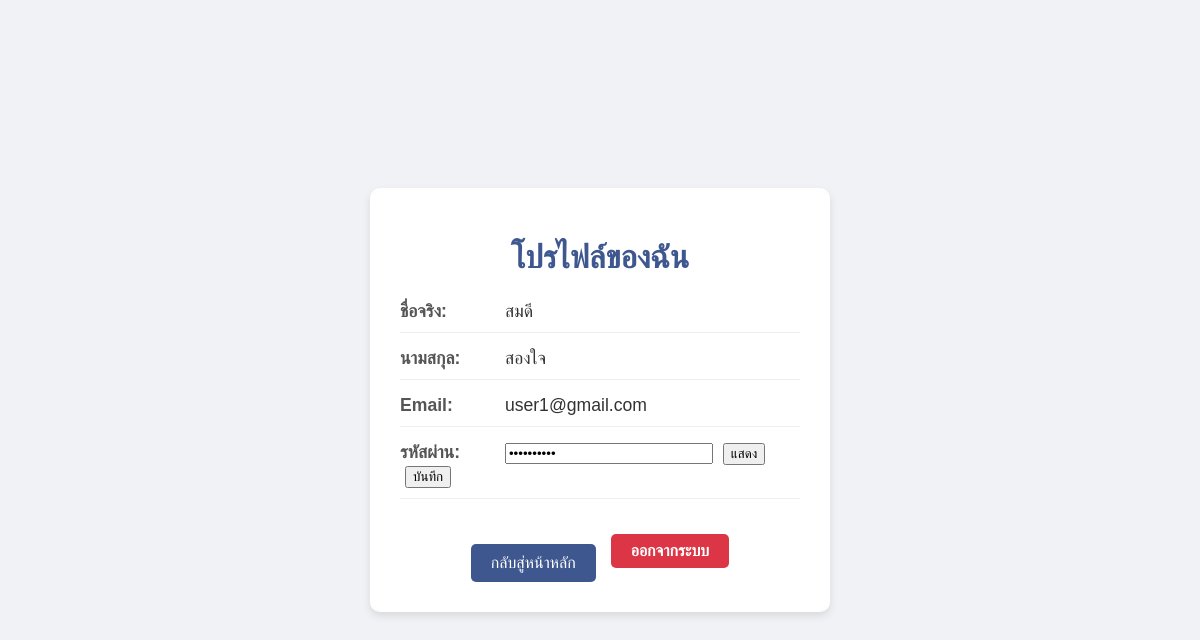
/profile.php (signed in), run on the app's committed database.
### tables this page shows
CREATE TABLE `member` (
  `Email_member` varchar(30) NOT NULL,
  `Password` varchar(255) DEFAULT NULL,
  `Title_name` varchar(6) DEFAULT NULL,
  `First_name` varchar(50) DEFAULT NULL,
  `Last_name` varchar(50) DEFAULT NULL,
  `Gender` varchar(4) DEFAULT NULL,
  `Phone_number` varchar(10) DEFAULT NULL
);

### profile.php (the view, shortened to what this page needs)
<?php
include 'db.php';
$Email_member = $_SESSION['email'];
$password_value = "**********";
$should_show_password = false;
$sql = "SELECT First_name, Last_name, Email_member FROM member WHERE Email_member = ?";
$stmt = $conn->prepare($sql);
$stmt->bind_param("s", $Email_member);
$stmt->execute();
$result = $stmt->get_result();
if ($result->num_rows > 0) {
    $row = $result->fetch_assoc();
    $First_name = $row['First_name'];
    $Last_name = $row['Last_name'];
    $Email_member = $row['Email_member'];
} else {
    die("ไม่พบข้อมูลผู้ใช้");
}
?>
<!DOCTYPE html>
<html lang="th">
<head>
<link rel="stylesheet" href="profile.css">
</head>
<body>
<div class="profile-container">
    <h1>โปรไฟล์ของฉัน</h1>
    <div class="profile-info">
        <p><strong>ชื่อจริง:</strong> <?= htmlspecialchars($First_name) ?></p>
        <p><strong>นามสกุล:</strong> <?= htmlspecialchars($Last_name) ?></p>
        <p><strong>Email:</strong> <?= htmlspecialchars($Email_member) ?></p>
        <form method="post">
            <p><strong>รหัสผ่าน:</strong>
                <input type="<?= $should_show_password ? 'text' : 'password' ?>" id="passwordField" name="new_password"
                       value="<?= htmlspecialchars($password_value) ?>" pattern="[0-9]+" title="กรุณากรอกตัวเลขเท่านั้น"
                       oninput="this.value=this.value.replace(/[^0-9]/g,'')" required>
                <button type="button" id="toggleBtn"><?= $should_show_password ? 'ซ่อน' : 'แสดง' ?></button>
                <button type="submit">บันทึก</button>
            </p>
        </form>
    </div>
    <div class="navigation-links">
        <a href="home.php" class="back-link">กลับสู่หน้าหลัก</a>
        <a href="./index.php" class="logout-link">ออกจากระบบ</a>
    </div>
</div>
</body>
</html>

### profile.css (style rules this page uses)
body { font-family: 'Arial', sans-serif; background-color: #f0f2f5; display: flex; justify-content: center; align-items: center; height: 100vh; margin: 0; color: #333; }
.profile-container { background-color: #ffffff; padding: 30px; border-radius: 10px; box-shadow: 0 4px 8px rgba(0, 0, 0, 0.1); width: 400px; text-align: center; }
h1 { color: #3e588f; margin-bottom: 25px; }
.profile-info p { font-size: 1.1em; text-align: left; margin: 15px 0; padding-bottom: 10px; border-bottom: 1px solid #eee; }
.profile-info strong { color: #555; width: 100px; display: inline-block; }
.back-link { display: inline-block; margin-top: 25px; padding: 10px 20px; background-color: #3e588f; color: #ffffff; text-decoration: none; border-radius: 5px; transition: background-color 0.3s ease; }

### profile.php (style rules this page uses)
input[type="password"], input[type="text"] { width: 200px; }
button { margin-left: 5px; }
.navigation-links { margin-top: 20px; display: flex; justify-content: center; align-items: center; gap: 15px; }
.logout-link { display: inline-block; padding: 8px 20px; background-color: #dc3545; color: white; text-decoration: none; border-radius: 5px; font-weight: bold; }

### data on the page
member: First_name "สมดี", Last_name "สองใจ", Email_member "user1@gmail.com"
